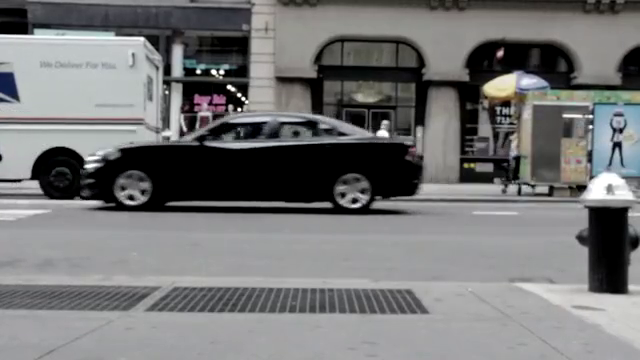
#> input picture frame 32 of people.mp4, 640 x 360 px, given in place of 1_PortoRiverside.mp4, which was not available
$ python motion_extraction_sparse.py
#> lines starting #> are read from the running program, lines starting #| are printed output that depends on the picture; pictures that were not available may be replaced by others from this repository, and a replacement may not be noted
from optparse import make_option
import cv2
import numpy as np
import matplotlib.pyplot as plt
import os


def plotflow(mask,frame,new,old):
    for i, (new, old) in enumerate(zip(new, old)):
        a, b = new.ravel()
        c, d = old.ravel()
        # Green color in BGR
        color = (0, 128, 0)

        mask = cv2.arrowedLine(mask, (int(c),int(d)), (int(a),int (b)), color,3)
        frame = cv2.circle(frame, (int(a),int(b) ), 5, color, -1)


    return mask,frame

'''

def plotquiver(t,frame,new,old):

    x=[]
    y=[]
    dx=[]
    dy=[]

    for i, (new, old) in enumerate(zip(new, old)):
        a, b = new.ravel()
        c, d = old.ravel()
        x.append(c)
        y.append(d)
        dx.append(a-c)
        dy.append(b-d)


    #plot

    plt.imshow(frame)
    plt.quiver(x,y,dx,dy,angles='xy', scale_units='xy', scale=0.5, pivot='mid',color='y')
    plt.savefig("flow"+str(t)+".jpg")

'''

def lucas_kanade_method(video_path):
#> called with video_path = '1_PortoRiverside.mp4'
    cap = cv2.VideoCapture(video_path)
    # params for ShiTomasi corner detection


    feature_params = dict(maxCorners=500, qualityLevel=0.05, minDistance=7, blockSize=1)
    # Parameters for lucas kanade optical flow

    lk_params = dict(
        winSize=(19, 19),
        maxLevel=2,
        criteria=(cv2.TERM_CRITERIA_EPS | cv2.TERM_CRITERIA_COUNT,10, 0.03),
    )

    # Take first frame and find corners in it

    ret, old_frame = cap.read()
#> old_frame is the input picture: shape (360, 640, 3); mean B, G, R 118.4, 118, 117.6
    old_gray = cv2.cvtColor(old_frame, cv2.COLOR_BGR2GRAY)
    p0 = cv2.goodFeaturesToTrack(old_gray, mask=None, **feature_params)
#> p0 = 500 rows, first 8: [94, 200], [296, 121], [240, 110], [245, 98], [238, 97], [230, 90], [212, 73], [196, 73]

    # Create a mask image for plotting purposes
    mask = np.zeros_like(old_frame)


    for t in [1,4,14]:
        MILLISECONDS = 1000
        fps = cap.get(cv2.CAP_PROP_FPS)
        dt =1/fps
        print(t)

        #create old frame
        cap.set(cv2.CAP_PROP_POS_MSEC, float(t*MILLISECONDS))
        ret, old_frame = cap.read()

        #convert the frame into grey scale
        old_gray = cv2.cvtColor(old_frame, cv2.COLOR_BGR2GRAY)
        p0 = cv2.goodFeaturesToTrack(old_gray, mask=None, **feature_params)
        mask = np.zeros_like(old_frame)


        cap.set(cv2.CAP_PROP_POS_MSEC, float((t+19*dt)*MILLISECONDS))
        ret, frame = cap.read()
        frame_gray = cv2.cvtColor(frame, cv2.COLOR_BGR2GRAY)
        #save frame
        img = cv2.addWeighted(old_frame, 0.5,frame,0.5,0.0)
        frame_name=os.path.join('images','frame at '+str(t)+' th second.jpg')
        cv2.imwrite(frame_name,img)


        if not ret:
            break

        # forward-backwoard error detection
        p1, st, err = cv2.calcOpticalFlowPyrLK(
            old_gray, frame_gray, p0, None, **lk_params
        )


        # If no flow, look for new points
        if p1 is None:

            old_gray = cv2.cvtColor(old_frame, cv2.COLOR_BGR2GRAY)
            p0 = cv2.goodFeaturesToTrack(old_gray, mask=None, **feature_params)
            # Get rid of old lines
            mask = np.zeros_like(old_frame)
            cv2.imshow ('frame', frame)

        else:
        # Select good points

            good_new = p1[st == 1]
            good_old = p0[st == 1]

            #plot optical flow
            flow,frame=plotflow(mask,frame,good_new,good_old)
            #img=plotquiver(t,frame,good_new,good_old)


            k = cv2.waitKey(25) & 0xFF
            flow_image = cv2.add(img,mask)

            flow_name =  os.path.join('images','flow'+str(t)+".jpg")
            flow_image_name  =  os.path.join('images',"flow with image "+str(t)+".jpg")
            cv2.imwrite(flow_name,flow)
            cv2.imwrite(flow_image_name, flow_image)
#> this loop made 3 passes; (key Esc is pressed on pass 1)
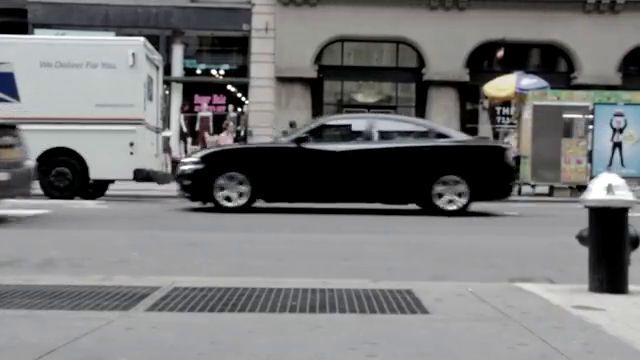
#> input picture frame 25 of people.mp4, 640 x 360 px, given in place of 1_PortoRiverside.mp4, which was not available
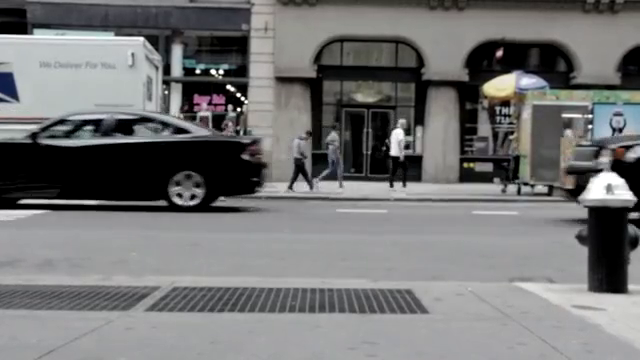
#> input picture frame 44 of people.mp4, 640 x 360 px, given in place of 1_PortoRiverside.mp4, which was not available
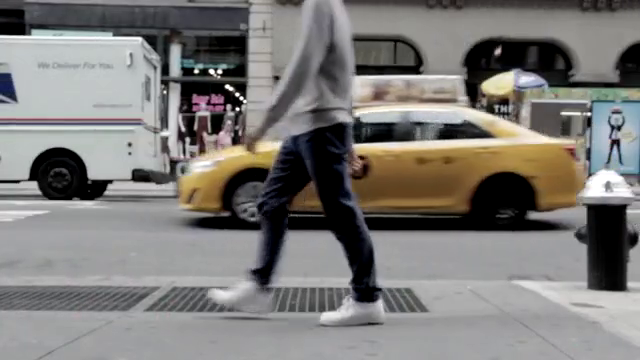
#> input picture frame 119 of people.mp4, 640 x 360 px, given in place of 1_PortoRiverside.mp4, which was not available
#> after the loop:
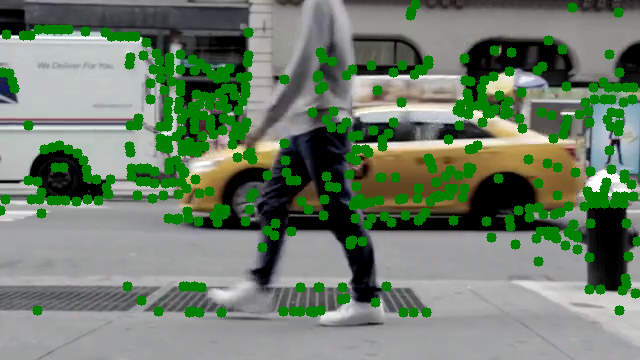
#> frame: shape (360, 640, 3); mean B, G, R 106.5, 126.8, 110
#> after the loop:
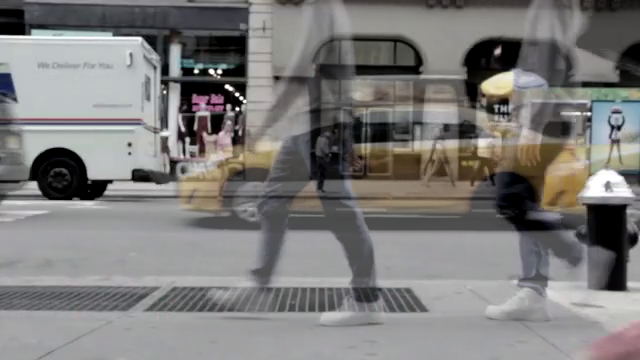
#> img: shape (360, 640, 3); mean B, G, R 122.3, 123.6, 125.1
#> after the loop:
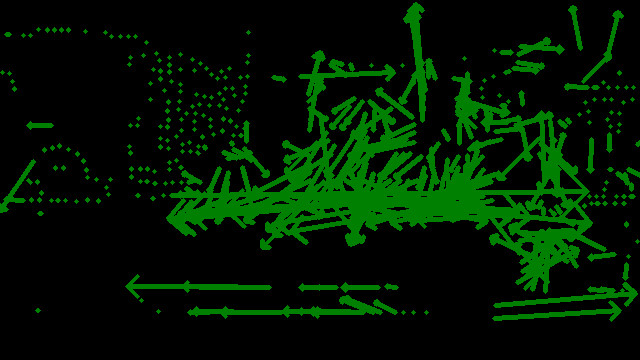
#> mask: shape (360, 640, 3); mean B, G, R 0, 24.1, 0
#> after the loop:
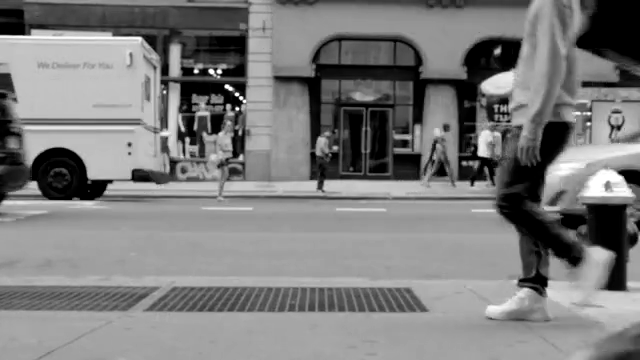
#> old_gray: shape (360, 640); min 0, max 255, mean 124.7


    #save_optical_flow(flow)

    cap.release()
def main():

    path = '1_PortoRiverside.mp4'


    flow=lucas_kanade_method(path)


if __name__ == "__main__":
#> (the run stopped early here; a loop or call above may not have finished)

$ run again, starting later in the video
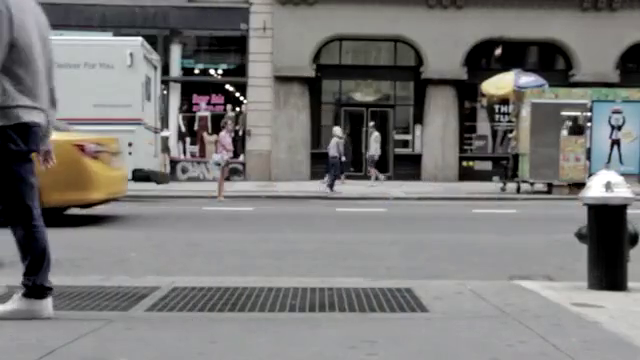
#> input picture frame 145 of people.mp4, 640 x 360 px, given in place of 1_PortoRiverside.mp4, which was not available
#> in lucas_kanade_method, old_frame is the input picture: shape (360, 640, 3); mean B, G, R 119, 120.1, 121.1
#> p0 = 500 rows, first 8: [239, 109], [241, 100], [231, 90], [225, 85], [194, 72], [209, 70], [123, 36], [618, 291]
#> the loop in lucas_kanade_method, `for t in [1,4,14]:` made 3 passes; (key Esc is pressed on pass 1)
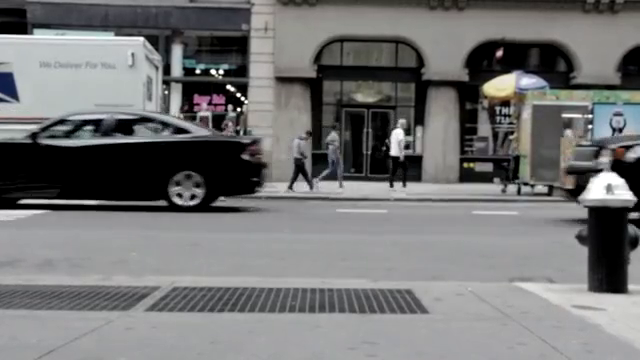
#> input picture frame 44 of people.mp4, 640 x 360 px, given in place of 1_PortoRiverside.mp4, which was not available
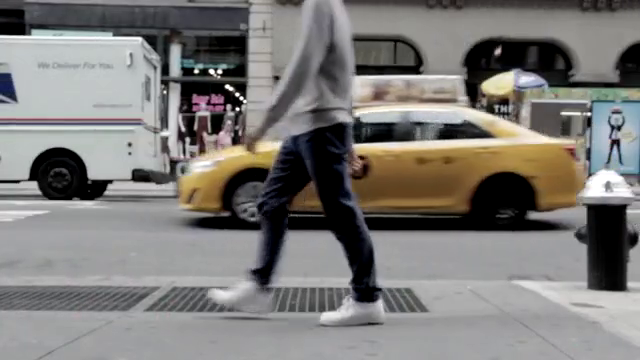
#> input picture frame 119 of people.mp4, 640 x 360 px, given in place of 1_PortoRiverside.mp4, which was not available

$ run again, starting later in the video
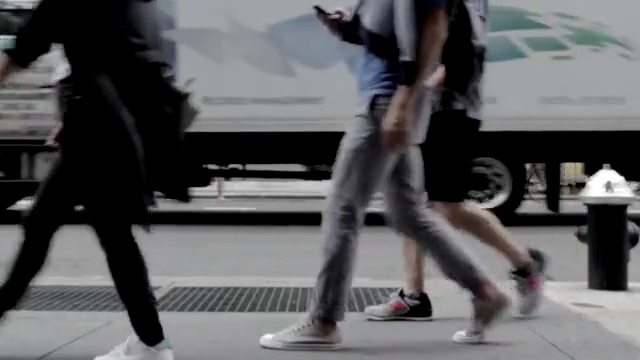
#> input picture frame 258 of people.mp4, 640 x 360 px, given in place of 1_PortoRiverside.mp4, which was not available
#> in lucas_kanade_method, old_frame is the input picture: shape (360, 640, 3); mean B, G, R 92.1, 90.2, 90.3
#> p0 = 490 rows, first 8: [624, 178], [613, 170], [158, 317], [428, 298], [604, 290], [489, 208], [204, 187], [196, 187]
#> the loop in lucas_kanade_method, `for t in [1,4,14]:` made 3 passes; (key Esc is pressed on pass 1)
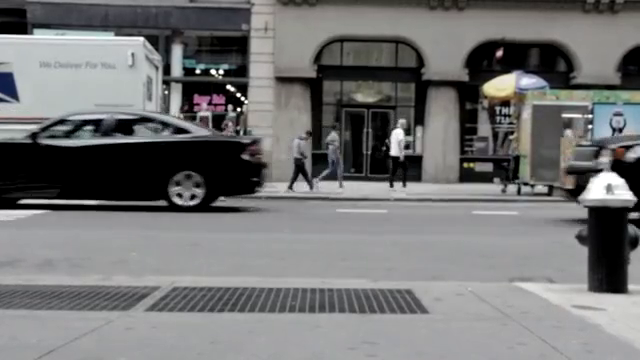
#> input picture frame 44 of people.mp4, 640 x 360 px, given in place of 1_PortoRiverside.mp4, which was not available
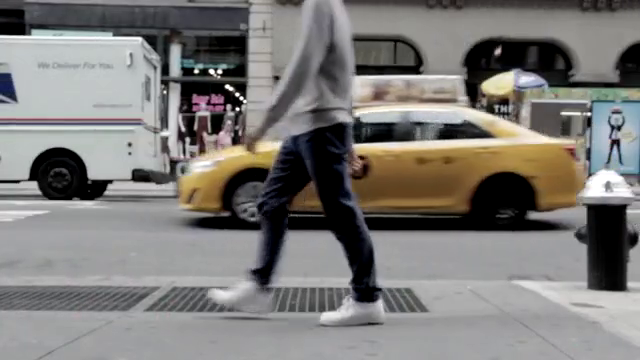
#> input picture frame 119 of people.mp4, 640 x 360 px, given in place of 1_PortoRiverside.mp4, which was not available
